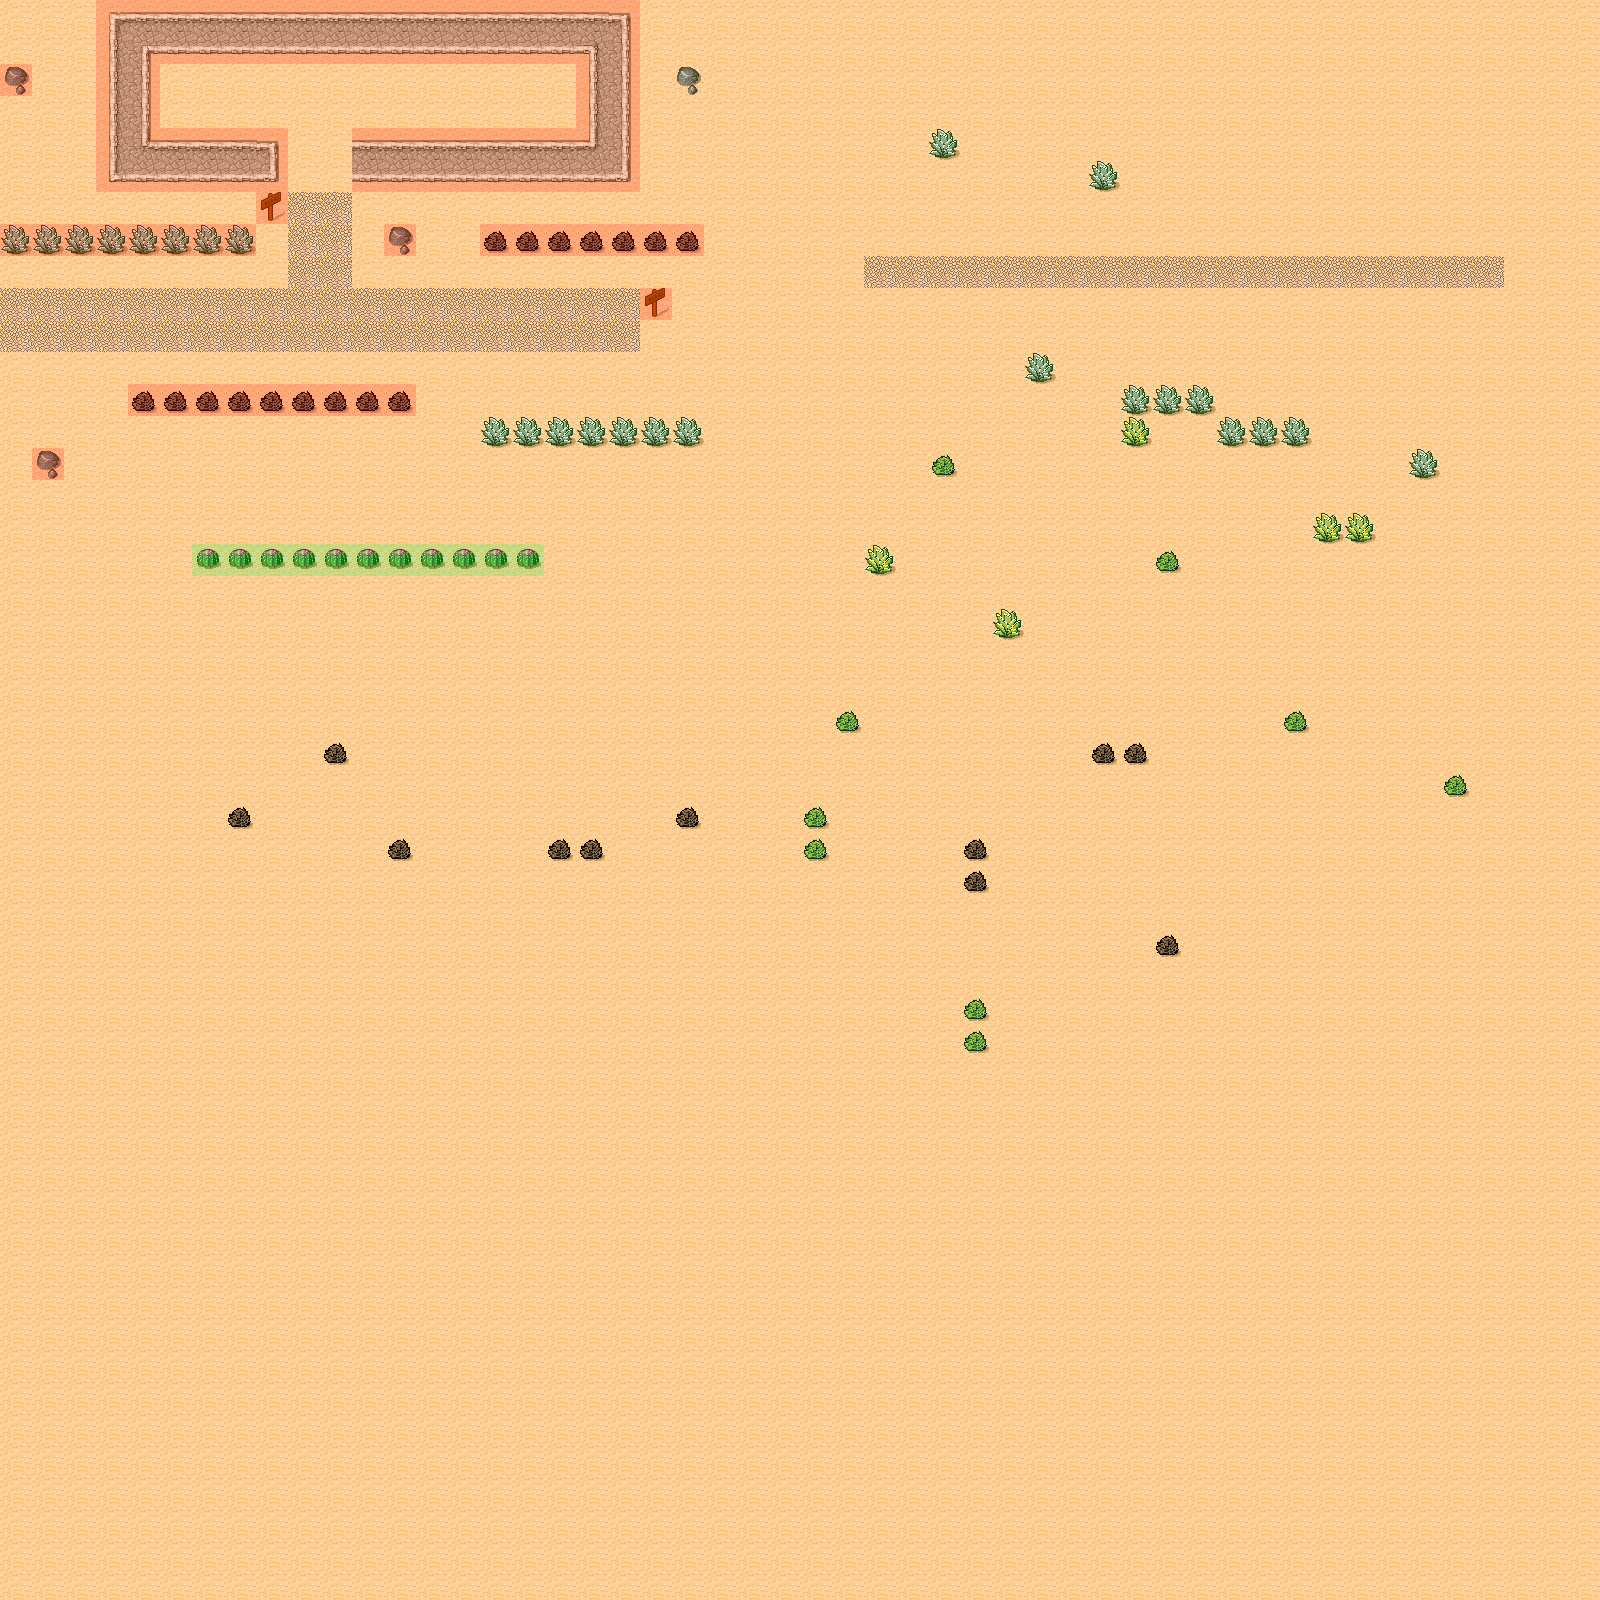

Tiled map render using the project's own tile images. Description and the map definition, with tile-layer contents summarised, below:
An orthogonal 50x50 tile map with 32x32 px tiles, 3 tile layers (background, food, meta), 2 tilesets and 7 objects (6x enemy, player).

<map version="1.0" orientation="orthogonal" width="50" height="50" tilewidth="32" tileheight="32">
 <tileset firstgid="1" name="tmw_desert_spacing" tilewidth="32" tileheight="32" spacing="1" margin="1">
  <image source="tmw_desert_spacing.png" width="265" height="199" />
 </tileset>
 <tileset firstgid="49" name="meta_tiles" tilewidth="32" tileheight="32" spacing="1" margin="1">
  <image source="meta_tiles.png" width="67" height="34" />
  <tile id="0">
   <properties>
    <property name="collidable" value="true" />
   </properties>
  </tile>
  <tile id="1">
   <properties>
    <property name="collectable" value="true" />
   </properties>
  </tile>
 </tileset>
 <layer name="background" width="50" height="50">
  <data>[2500 cells, 2500 non-empty, 20 distinct tile ids]</data>
 </layer>
 <layer name="food" width="50" height="50">
  <data>[2500 cells, 11 non-empty, 1 distinct tile ids]</data>
 </layer>
 <layer name="meta" width="50" height="50">
  <data>[2500 cells, 112 non-empty, 2 distinct tile ids]</data>
 </layer>
 <objectgroup name="objects" width="50" height="50">
  <object name="player" x="99" y="292" width="27" height="25">
   <properties>
    <property name="player" value="1" />
   </properties>
  </object>
  <object name="enemy" x="640" y="192" width="27" height="25">
   <properties>
    <property name="enemy" value="1" />
   </properties>
  </object>
  <object name="enemy" x="544" y="352" width="27" height="25">
   <properties>
    <property name="enemy" value="1" />
   </properties>
  </object>
  <object name="enemy" x="256" y="448" width="27" height="25">
   <properties>
    <property name="enemy" value="1" />
   </properties>
  </object>
  <object name="enemy" x="448" y="256" width="27" height="25">
   <properties>
    <property name="enemy" value="1" />
   </properties>
  </object>
  <object name="enemy" x="320" y="128" width="27" height="25">
   <properties>
    <property name="enemy" value="1" />
   </properties>
  </object>
  <object name="enemy" x="448" y="448" width="27" height="25">
   <properties>
    <property name="enemy" value="1" />
   </properties>
  </object>
 </objectgroup>
</map>
